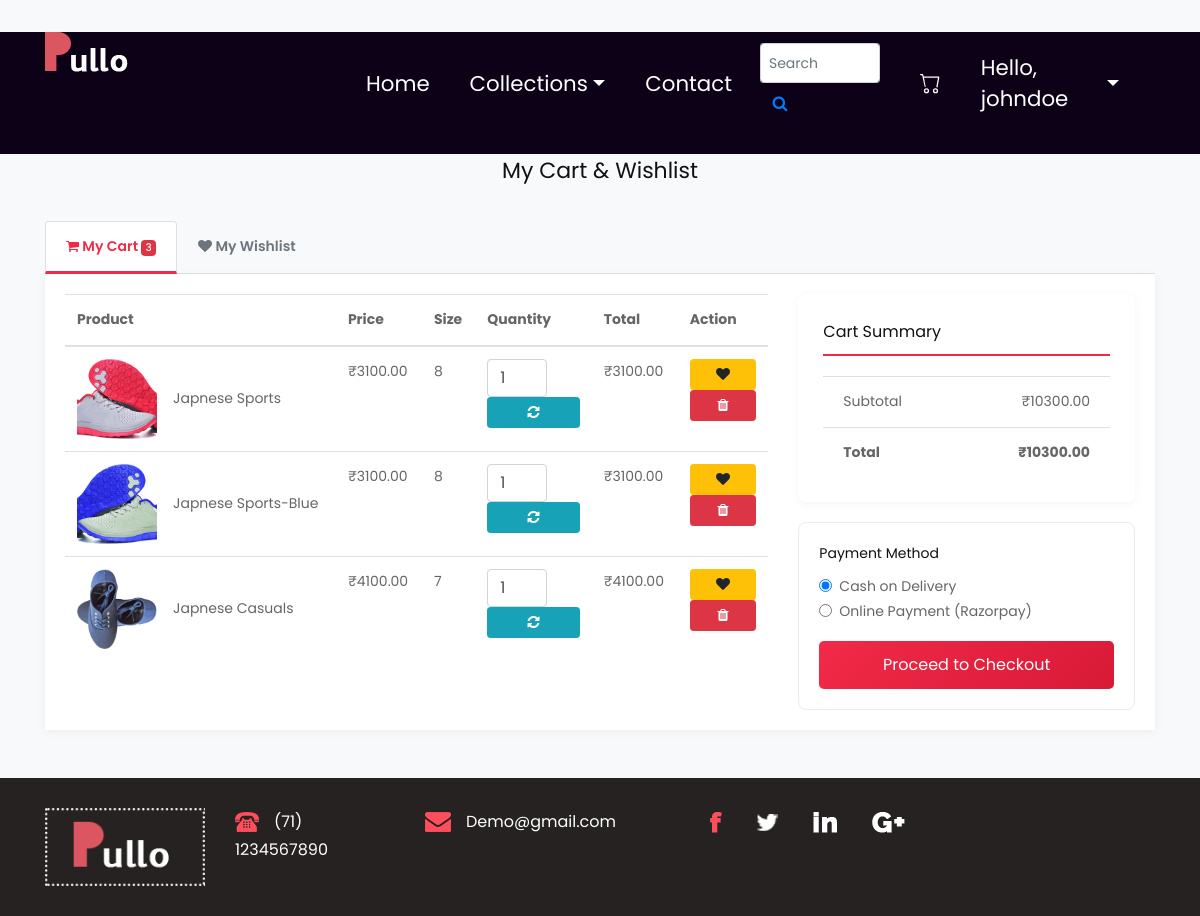
The page /cart/ (signed in) on the database as committed earlier.
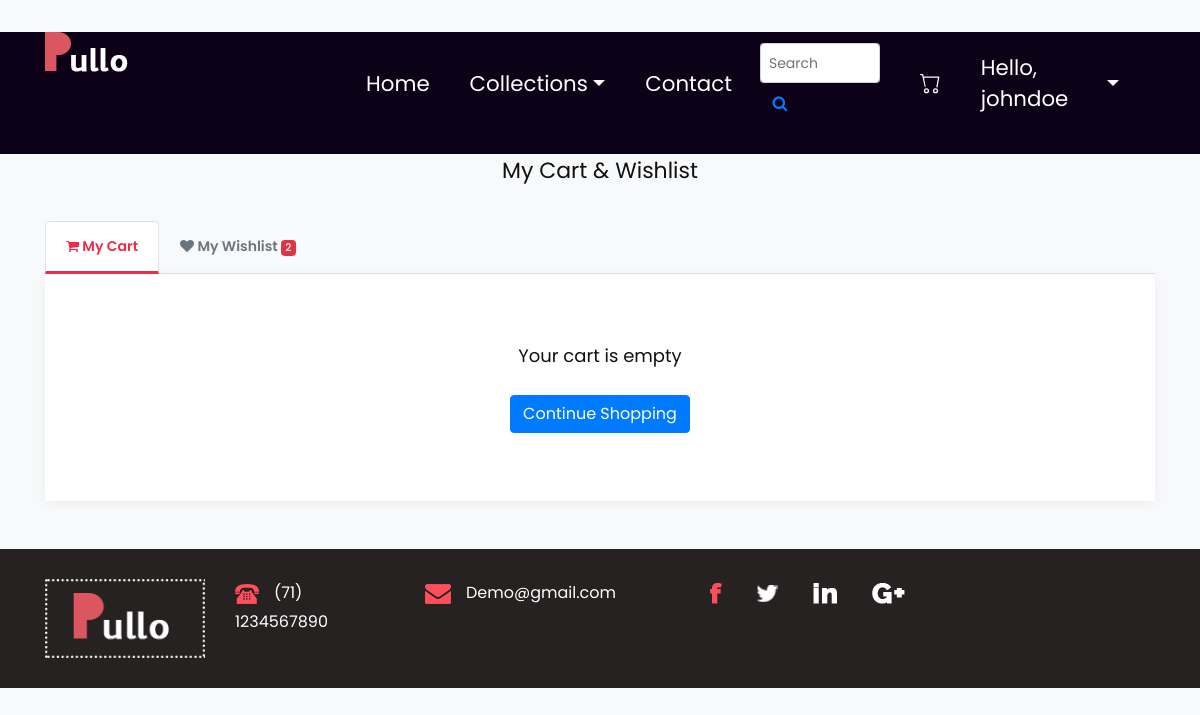
The same page on the database as committed later.
### app/models.py (models this page shows, shortened)
class Boots(models.Model):
    boot_id = models.AutoField(primary_key=True)
    name = models.CharField(max_length=100)
    size = models.CharField(max_length=10)
    quantity = models.PositiveIntegerField()
    price = models.DecimalField(max_digits=10, decimal_places=2)
    image = models.ImageField(upload_to='boots/')
    bestseller = models.BooleanField(default=False)
    description = models.TextField(blank=True)
    category = models.CharField(max_length=20)

class Shoes(models.Model):
    shoe_id = models.AutoField(primary_key=True)
    name = models.CharField(max_length=100)
    size = models.CharField(max_length=10)
    quantity = models.PositiveIntegerField()
    price = models.DecimalField(max_digits=10, decimal_places=2)
    image = models.ImageField(upload_to='shoes/')
    bestseller = models.BooleanField(default=False)
    description = models.TextField(blank=True)
    category = models.CharField(max_length=20)

### app/views.py (the view, shortened to what this page needs)
# urls.py: path('cart/', views.cart, name='cart'),
def cart(request):
    cart_items, wishlist_items = [], []
    total = 0
    if 'userid' in request.session:
        user = UserDetails.objects.get(userid=request.session['userid'])
        for c in Cart.objects.filter(user_details=user):
            try:
                prod = Shoes.objects.get(shoe_id=c.itemid) if c.product_type == 'shoe' else Boots.objects.get(
                    boot_id=c.itemid)
                sub = c.price * c.quantity
                total += sub
                cart_items.append({
                    'id': c.pk, 'name': prod.name, 'image_url': prod.image.url,
                    'price': prod.price, 'quantity': c.quantity, 'size': c.size,
                    'subtotal': sub, 'product_type': c.product_type, 'product_id': c.itemid
                })
            except:
                continue
        for w in Wishlist.objects.filter(user_details=user):
            ptype, pid, prod = parse_wishlist_itemid(w.itemid)
            if prod:
                wishlist_items.append({
                    'id': w.pk, 'name': prod.name, 'image_url': prod.image.url,
                    'price': prod.price, 'category': prod.category,
                    'product_type': ptype, 'product_id': pid
                })
    return render(request, 'cart.html',
                  {'cart_items': cart_items, 'total_amount': total, 'wishlist_items': wishlist_items})

### app/views.py (called while the page is built)
def parse_wishlist_itemid(itemid):
    try:
        if itemid.startswith('shoe_'):
            numeric_id = int(itemid.split('_')[1])
            return ('shoes', numeric_id, Shoes.objects.get(shoe_id=numeric_id))
        elif itemid.startswith('boot_'):
            numeric_id = int(itemid.split('_')[1])
            return ('boots', numeric_id, Boots.objects.get(boot_id=numeric_id))
        else:
            numeric_id = int(itemid)
            return ('shoes', numeric_id, Shoes.objects.get(shoe_id=numeric_id))
    except (IndexError, ValueError, Shoes.DoesNotExist, Boots.DoesNotExist) as e:
        print(f"Error parsing itemid '{itemid}': {e}")
        return (None, None, None)

### template/cart.html (shortened to what the changed rows need)
{% load static %}
<!DOCTYPE html>
<html lang="en">
   <head>
      <link rel="stylesheet" href="{% static 'css/bootstrap.min.css' %}">
      <link rel="stylesheet" href="{% static 'css/style.css' %}">
      <link rel="stylesheet" href="{% static 'css/responsive.css' %}">
      <link rel="stylesheet" href="{% static 'css/jquery.mCustomScrollbar.min.css' %}">
      <link rel="stylesheet" href="https://netdna.bootstrapcdn.com/font-awesome/4.0.3/css/font-awesome.css">
      <link rel="stylesheet" href="{% static 'css/owl.carousel.min.css' %}">
      <link rel="stylesheet" href="{% static 'css/owl.theme.default.min.css' %}">
      <link rel="stylesheet" href="https://cdnjs.cloudflare.com/ajax/libs/fancybox/2.1.5/jquery.fancybox.min.css" media="screen">
   </head>
   <body class="main-layout">
      <div class="container cart-container">
         <h2 class="mb-4 text-center">My Cart & Wishlist</h2>
         <div class="cart-tabs">
            <ul class="nav nav-tabs" id="cartTabs" role="tablist">
               <li class="nav-item">
                  <a class="nav-link active" id="cart-tab" data-toggle="tab" href="#cart" role="tab">
                     <i class="fa fa-shopping-cart"></i> My Cart
                     {% if cart_items %}<span class="badge badge-danger">{{ cart_items|length }}</span>{% endif %}
                  </a>
               </li>
               <li class="nav-item">
                  <a class="nav-link" id="wishlist-tab" data-toggle="tab" href="#wishlist" role="tab">
                     <i class="fa fa-heart"></i> My Wishlist
                     {% if wishlist_items %}<span class="badge badge-danger">{{ wishlist_items|length }}</span>{% endif %}
                  </a>
               </li>
            </ul>
         </div>
         <div class="tab-content" id="cartTabContent">
            <div class="tab-pane fade show active" id="cart" role="tabpanel">
               {% if cart_items %}
                  <div class="row">
                     <div class="col-lg-8">
                        <div class="table-responsive">
                           <table class="table cart-table">
                              <thead>
                                 <tr>
                                    <th>Product</th>
                                    <th>Price</th>
                                    <th>Size</th>
                                    <th>Quantity</th>
                                    <th>Total</th>
                                    <th>Action</th>
                                 </tr>
                              </thead>
                              <tbody>
                                 {% for item in cart_items %}
                                 <tr id="cart-item-{{ item.id }}">
                                    <td>
                                       <div class="d-flex align-items-center">
                                          <img src="{{ item.image_url }}" alt="{{ item.name }}" class="cart-item-image mr-3">
                                          <span>{{ item.name }}</span>
                                       </div>
                                    </td>
                                    <td>₹{{ item.price|floatformat:2 }}</td>
                                    <td>{{ item.size }}</td>
                                    <td>
                                       <div class="form-inline">
                                          <input type="number" name="quantity" value="{{ item.quantity }}" min="1" max="10" class="form-control quantity-input" style="width:60px">
                                          <button type="button" class="btn btn-sm btn-info update-qty-btn" data-item-id="{{ item.id }}"><i class="fa fa-refresh"></i></button>
                                       </div>
                                    </td>
                                    <td class="item-subtotal">₹{{ item.subtotal|floatformat:2 }}</td>
                                    <td>
                                       <button type="button" class="btn btn-sm btn-warning move-to-wishlist-btn" data-item-id="{{ item.id }}" data-product-type="{{ item.product_type }}" data-product-id="{{ item.product_id }}">
                                          <i class="fa fa-heart"></i>
                                       </button>
                                       <button type="button" class="btn btn-sm btn-danger remove-item-btn" data-item-id="{{ item.id }}">
                                          <i class="fa fa-trash"></i>
                                       </button>
                                    </td>
                                 </tr>
                                 {% endfor %}
                              </tbody>
                           </table>
                        </div>
                     </div>
                     <div class="col-lg-4">
                        <div class="cart-summary">
                           <h4>Cart Summary</h4>
                           <ul class="list-group list-group-flush">
                              <li class="list-group-item d-flex justify-content-between">
                                 <span>Subtotal</span>
                                 <span id="cart-subtotal">₹{{ total_amount|floatformat:2 }}</span>
                              </li>
                              <li class="list-group-item d-flex justify-content-between">
                                 <strong>Total</strong>
                                 <strong id="cart-total">₹{{ total_amount|floatformat:2 }}</strong>
                              </li>
                           </ul>
                        </div>
                        <div class="payment-options-card">
                           <h5>Payment Method</h5>
                           <div class="form-check">
                              <input class="form-check-input" type="radio" name="payment_method" id="pay_cod" value="COD" checked>
                              <label class="form-check-label" for="pay_cod">Cash on Delivery</label>
                           </div>
                           <div class="form-check mb-3">
                              <input class="form-check-input" type="radio" name="payment_method" id="pay_online" value="Online">
                              <label class="form-check-label" for="pay_online">Online Payment (Razorpay)</label>
                           </div>
                           <button type="button" class="btn btn-checkout" onclick="proceedToCheckout()">Proceed to Checkout</button>
                        </div>
                     </div>
                  </div>
               {% else %}
                  <div class="text-center py-5">
                     <h3>Your cart is empty</h3>
                     <a href="/" class="btn btn-primary mt-3">Continue Shopping</a>
                  </div>
               {% endif %}
            </div>
         </div>
      </div>
   </body>
</html>

Rows that differ between the two databases and show on the page:
no longer on this page (row edited): Boots: name "Japnese Sports", price "3100.00"
no longer on this page (row edited): Boots: name "Japnese Sports-Blue", price "3100.00"
no longer on this page (row edited): Shoes: name "Japnese Casuals", price "4100.00"
Other text that changed with them:
{{ wishlist_items|length }}: (not shown) → "2"
{{ cart_items|length }}: "3" → (not shown)
{{ total_amount|floatformat:2 }}: "10300.00" → (not shown)
form field payment_method: "☑ Cash on Delivery" → (not shown)
form field payment_method: "☐ Online Payment (Razorpay)" → (not shown)
text no longer shown: "Product Price Size Quantity Total Action Cart Summary Subtotal ₹ Total ₹ Payment Method Cash on Delivery Online Payment (Razorpay) Proceed to Checkout"
text now shown: "Your cart is empty Continue Shopping"
list line gone: "₹ 8 1 ₹ 3100.00"
list line gone: "₹ 7 1 ₹ 4100.00"
